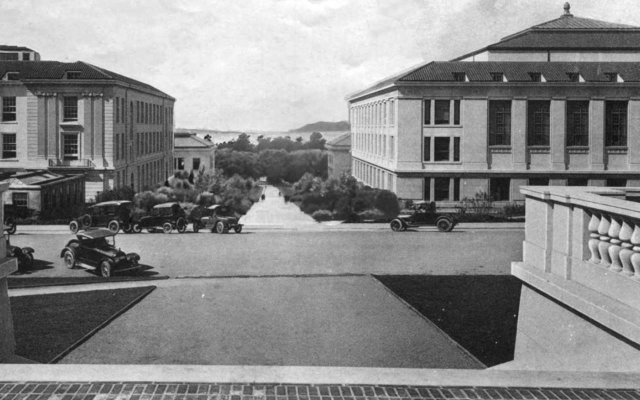
#> input picture LAB 3/multiresolutionblend-master/multiresolutionblend-master/examples/campanile.jpg, 1280 x 800 px, found by its file name (shown at 1/2 size)
$ python main.py ../multiresolutionblend-master/multiresolutionblend-master/examples/campanile.jpg ../multiresolutionblend-master/multiresolutionblend-master/examples/lincoln.jpg ../multiresolutionblend-master/multiresolutionblend-master/examples/lincoln.jpg
#> lines starting #> are read from the running program, lines starting #| are printed output that depends on the picture
import matplotlib.cm as cm
import matplotlib.pyplot as plt
import numpy as np

import scipy
import cv2
from align_image_code import align_images
from PIL import Image
import sys

# Matlab's rgb2gray by Stackoverflow: http://stackoverflow.com/questions/12201577/how-can-i-convert-an-rgb-image-into-grayscale-in-python
# [4 lines left out: function rgb2gray, not called in this run]

# Part 0
def unmask_filter(imname, alpha):
#> called with imname = 'campanile.jpg', alpha = 5
	im = cv2.imread(imname)
#> im is the input picture: shape (800, 1280, 3); min 9, max 255, mean 138.1
	blur = cv2.GaussianBlur(im, (5, 5), 0)
	unmask = ((im - blur) * alpha) + im
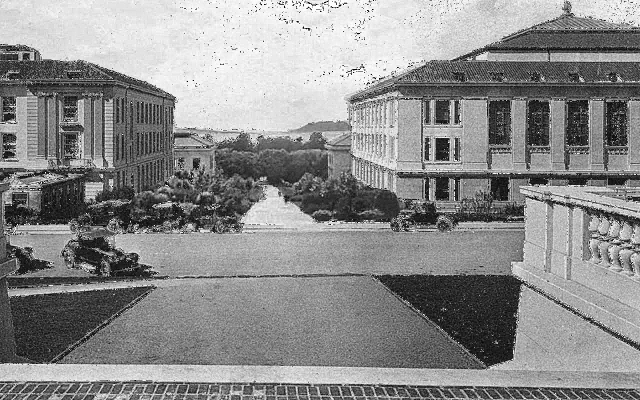
#> unmask: shape (800, 1280, 3) (shown at 1/2 size); min 0, max 255, mean 140.3
	title = "Unmask Filter | Alpha: " + str(alpha)
	plt.imshow(unmask),plt.title(title)
	plt.show()

# Helper function for Part 1
# [9 lines left out: function hybrid_image, not called in this run]

# Part 1 - Hybrid Images
def hybrid(im1_name, im2_name, sig1, sig2):
	# high sf
#> (the run stopped early here; a loop or call above may not have finished)

$ run again, with LAB 3/multiresolutionblend-master/multiresolutionblend-master/examples/apple.jpg copied over LAB 3/multiresolutionblend-master/multiresolutionblend-master/examples/campanile.jpg
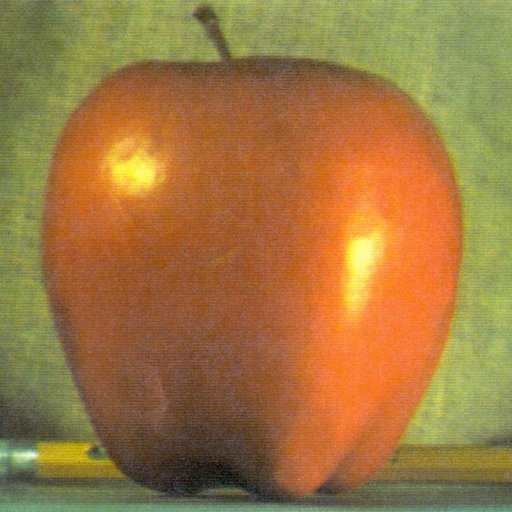
#> input picture LAB 3/multiresolutionblend-master/multiresolutionblend-master/examples/apple.jpg, 512 x 512 px, found by its file name
#> in unmask_filter, im is the input picture: shape (512, 512, 3); mean B, G, R 64.8, 119.7, 159.1
#> in unmask_filter, `unmask = ((im - blur) * alpha) + im`:
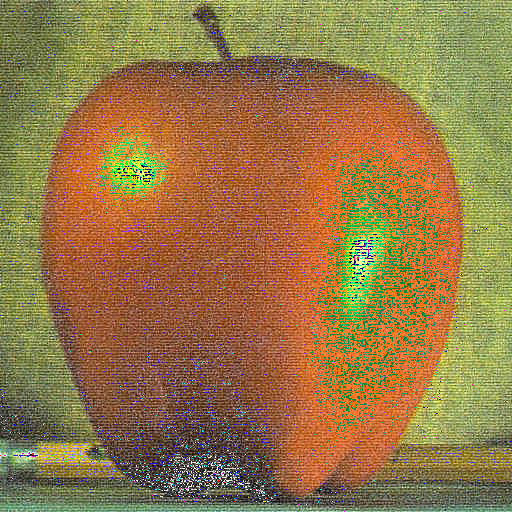
#> unmask: shape (512, 512, 3); mean B, G, R 71.1, 120.2, 149.3
